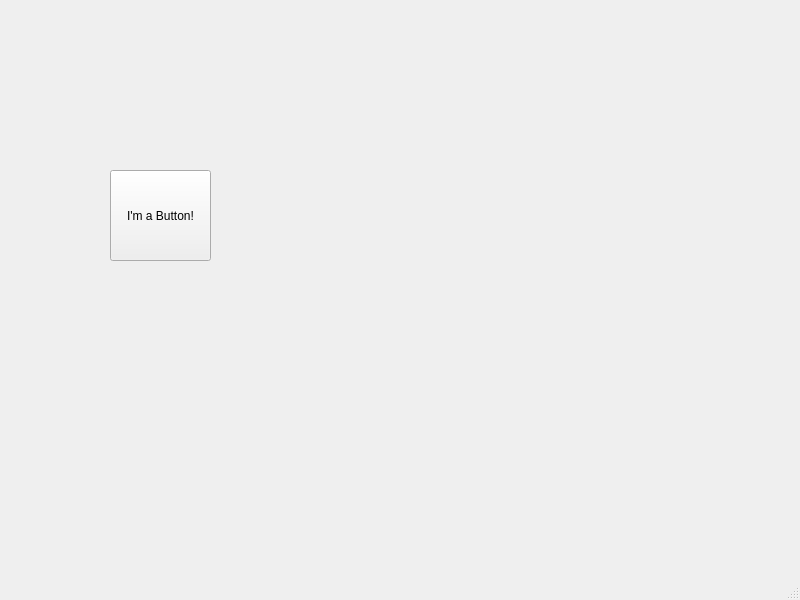
<?xml version="1.0" encoding="UTF-8"?>
<ui version="4.0">
 <class>MainWindow</class>
 <widget class="QMainWindow" name="MainWindow">
  <property name="geometry">
   <rect>
    <x>0</x>
    <y>0</y>
    <width>800</width>
    <height>600</height>
   </rect>
  </property>
  <property name="windowTitle">
   <string>MainWindow</string>
  </property>
  <widget class="QWidget" name="centralwidget">
   <widget class="QPushButton" name="pushButton">
    <property name="geometry">
     <rect>
      <x>110</x>
      <y>170</y>
      <width>101</width>
      <height>91</height>
     </rect>
    </property>
    <property name="text">
     <string>I'm a Button!</string>
    </property>
   </widget>
  </widget>
  <widget class="QMenuBar" name="menubar">
   <property name="geometry">
    <rect>
     <x>0</x>
     <y>0</y>
     <width>800</width>
     <height>18</height>
    </rect>
   </property>
  </widget>
  <widget class="QStatusBar" name="statusbar"/>
 </widget>
 <resources/>
 <connections/>
</ui>
